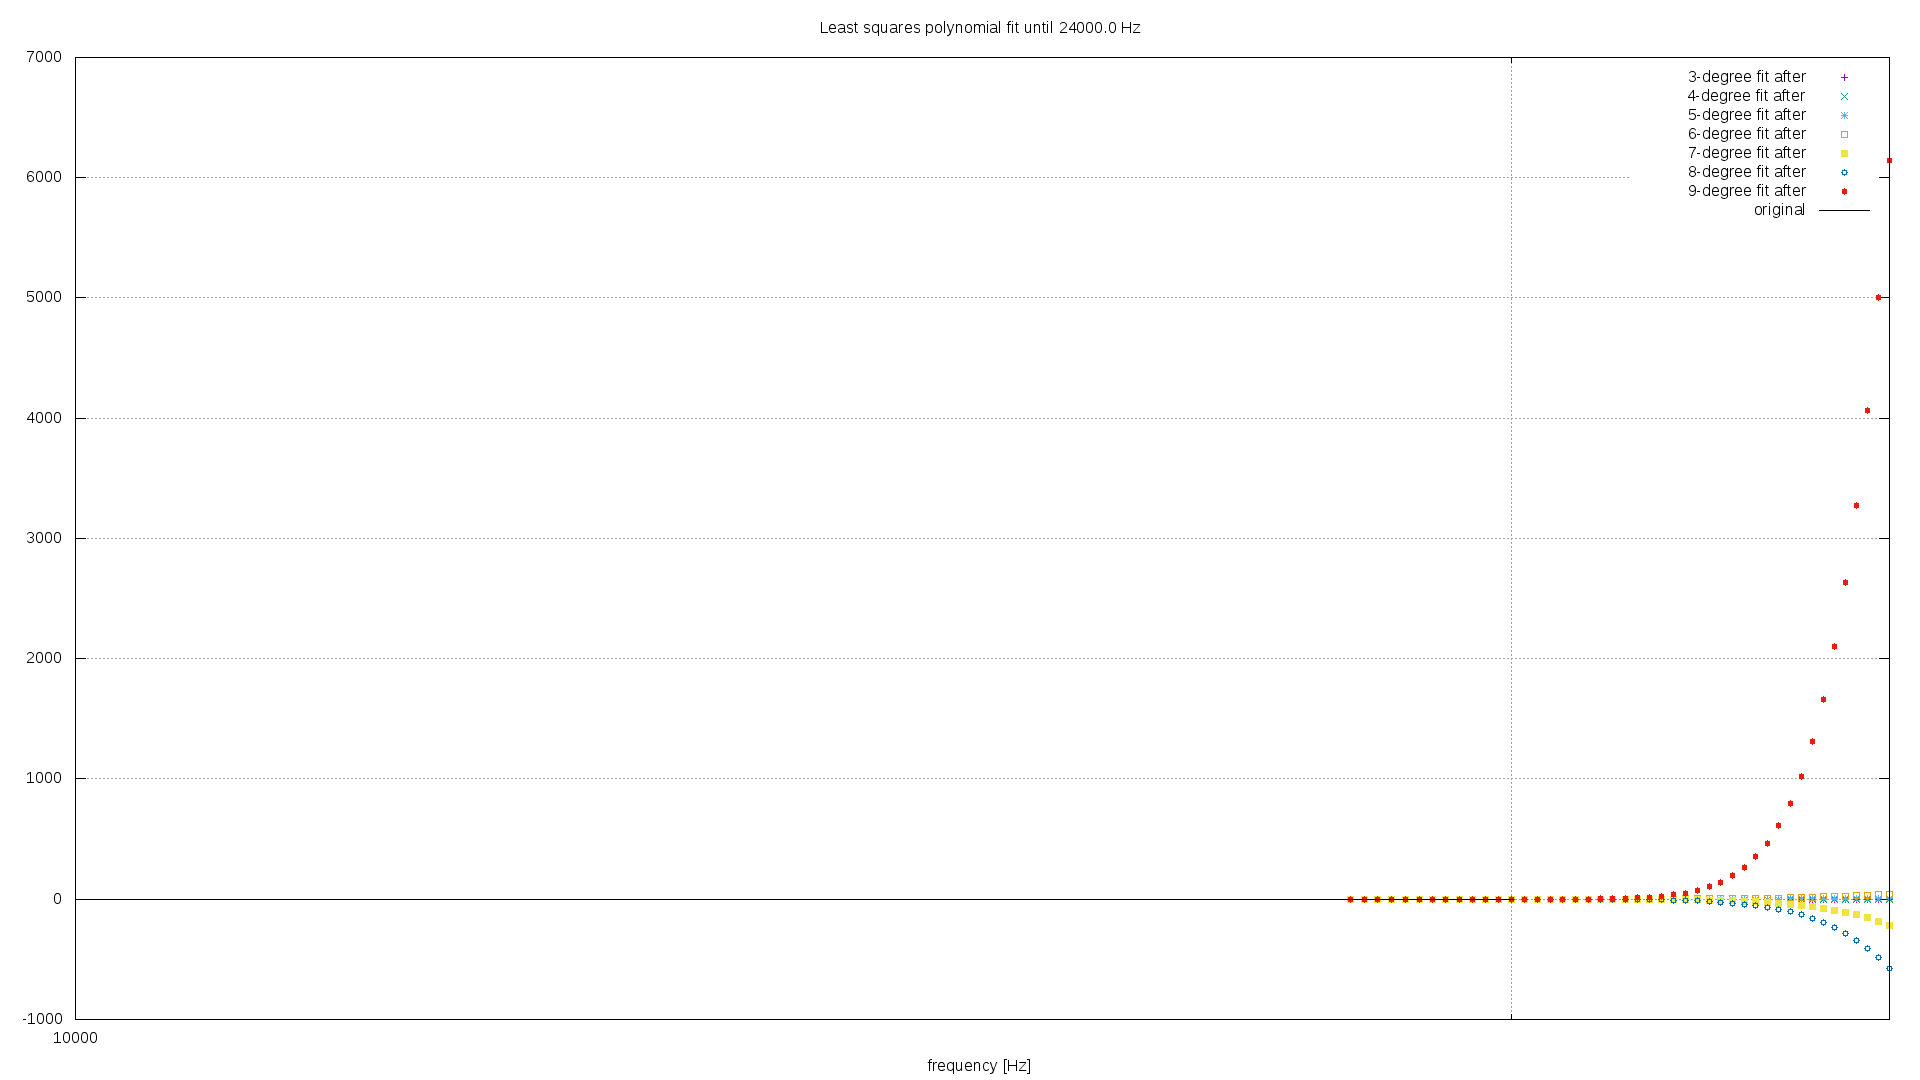

This chart was generated by the following gnuplot code:
set title "Least squares polynomial fit until 24000.0 Hz"
set term png size 1920,1080
set output "fit-after-7009118.png"
set logscale x
set xrange [10000:24000]
set xlabel "frequency [Hz]"
set grid ytics lt 1
set grid xtics lt 1
set grid mxtics lt 0
plot \
"fit-after-7009118-3.tsv" using 1:2 title "3-degree fit after", \
"fit-after-7009118-4.tsv" using 1:2 title "4-degree fit after", \
"fit-after-7009118-5.tsv" using 1:2 title "5-degree fit after", \
"fit-after-7009118-6.tsv" using 1:2 title "6-degree fit after", \
"fit-after-7009118-7.tsv" using 1:2 title "7-degree fit after", \
"fit-after-7009118-8.tsv" using 1:2 title "8-degree fit after", \
"fit-after-7009118-9.tsv" using 1:2 title "9-degree fit after", \
"../data/7009118.tsv" using 1:2 title "original" with lines
set title "Zoomed least squares polynomial fit until 16000.0 - 24000.0 Hz"
set output "fit-after-zoom-7009118.png"
set xrange [16000:24000]
set yrange [-6:2]
replot
